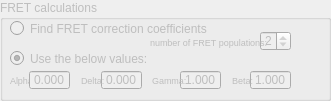
   <widget class="QGroupBox" name="FRET">
    <property name="enabled">
     <bool>false</bool>
    </property>
    <property name="geometry">
     <rect>
      <x>510</x>
      <y>114</y>
      <width>331</width>
      <height>101</height>
     </rect>
    </property>
    <property name="title">
     <string>FRET calculations</string>
    </property>
    <widget class="QRadioButton" name="FRETFindCoefs">
     <property name="geometry">
      <rect>
       <x>10</x>
       <y>20</y>
       <width>251</width>
       <height>17</height>
      </rect>
     </property>
     <property name="text">
      <string>Find FRET correction coefficients</string>
     </property>
    </widget>
    <widget class="QRadioButton" name="FRETManuallCoefs">
     <property name="enabled">
      <bool>false</bool>
     </property>
     <property name="geometry">
      <rect>
       <x>10</x>
       <y>50</y>
       <width>171</width>
       <height>17</height>
      </rect>
     </property>
     <property name="acceptDrops">
      <bool>false</bool>
     </property>
     <property name="text">
      <string>Use the below values:</string>
     </property>
     <property name="checked">
      <bool>true</bool>
     </property>
    </widget>
    <widget class="QLabel" name="FRETCoefs">
     <property name="geometry">
      <rect>
       <x>10</x>
       <y>72</y>
       <width>31</width>
       <height>16</height>
      </rect>
     </property>
     <property name="font">
      <font>
       <pointsize>7</pointsize>
      </font>
     </property>
     <property name="text">
      <string>Alpha:</string>
     </property>
    </widget>
    <widget class="QDoubleSpinBox" name="FRETAlpha">
     <property name="geometry">
      <rect>
       <x>29</x>
       <y>70</y>
       <width>41</width>
       <height>20</height>
      </rect>
     </property>
     <property name="buttonSymbols">
      <enum>QAbstractSpinBox::NoButtons</enum>
     </property>
     <property name="decimals">
      <number>3</number>
     </property>
     <property name="minimum">
      <double>-9.000000000000000</double>
     </property>
     <property name="maximum">
      <double>9.000000000000000</double>
     </property>
     <property name="singleStep">
      <double>0.001000000000000</double>
     </property>
     <property name="value">
      <double>0.000000000000000</double>
     </property>
    </widget>
    <widget class="QDoubleSpinBox" name="FRETDelta">
     <property name="geometry">
      <rect>
       <x>101</x>
       <y>70</y>
       <width>41</width>
       <height>20</height>
      </rect>
     </property>
     <property name="buttonSymbols">
      <enum>QAbstractSpinBox::NoButtons</enum>
     </property>
     <property name="decimals">
      <number>3</number>
     </property>
     <property name="minimum">
      <double>-9.000000000000000</double>
     </property>
     <property name="maximum">
      <double>9.000000000000000</double>
     </property>
     <property name="singleStep">
      <double>0.001000000000000</double>
     </property>
     <property name="value">
      <double>0.000000000000000</double>
     </property>
    </widget>
    <widget class="QDoubleSpinBox" name="FRETGamma">
     <property name="geometry">
      <rect>
       <x>180</x>
       <y>70</y>
       <width>41</width>
       <height>20</height>
      </rect>
     </property>
     <property name="buttonSymbols">
      <enum>QAbstractSpinBox::NoButtons</enum>
     </property>
     <property name="decimals">
      <number>3</number>
     </property>
     <property name="minimum">
      <double>-9.000000000000000</double>
     </property>
     <property name="maximum">
      <double>9.000000000000000</double>
     </property>
     <property name="singleStep">
      <double>0.001000000000000</double>
     </property>
     <property name="value">
      <double>1.000000000000000</double>
     </property>
    </widget>
    <widget class="QDoubleSpinBox" name="FRETBeta">
     <property name="geometry">
      <rect>
       <x>250</x>
       <y>70</y>
       <width>41</width>
       <height>20</height>
      </rect>
     </property>
     <property name="buttonSymbols">
      <enum>QAbstractSpinBox::NoButtons</enum>
     </property>
     <property name="decimals">
      <number>3</number>
     </property>
     <property name="minimum">
      <double>-9.000000000000000</double>
     </property>
     <property name="maximum">
      <double>9.000000000000000</double>
     </property>
     <property name="singleStep">
      <double>0.001000000000000</double>
     </property>
     <property name="value">
      <double>1.000000000000000</double>
     </property>
    </widget>
    <widget class="QSpinBox" name="nFRETValue">
     <property name="geometry">
      <rect>
       <x>260</x>
       <y>31</y>
       <width>31</width>
       <height>20</height>
      </rect>
     </property>
     <property name="minimum">
      <number>1</number>
     </property>
     <property name="maximum">
      <number>9</number>
     </property>
     <property name="value">
      <number>2</number>
     </property>
    </widget>
    <widget class="QLabel" name="nFRET">
     <property name="geometry">
      <rect>
       <x>150</x>
       <y>34</y>
       <width>131</width>
       <height>16</height>
      </rect>
     </property>
     <property name="font">
      <font>
       <pointsize>7</pointsize>
      </font>
     </property>
     <property name="text">
      <string>number of FRET populations:</string>
     </property>
    </widget>
    <widget class="QLabel" name="FRETCoefsb">
     <property name="geometry">
      <rect>
       <x>81</x>
       <y>72</y>
       <width>31</width>
       <height>16</height>
      </rect>
     </property>
     <property name="font">
      <font>
       <pointsize>7</pointsize>
      </font>
     </property>
     <property name="text">
      <string>Delta:</string>
     </property>
    </widget>
    <widget class="QLabel" name="FRETCoefsc">
     <property name="geometry">
      <rect>
       <x>152</x>
       <y>72</y>
       <width>41</width>
       <height>16</height>
      </rect>
     </property>
     <property name="font">
      <font>
       <pointsize>7</pointsize>
      </font>
     </property>
     <property name="text">
      <string>Gamma:</string>
     </property>
    </widget>
    <widget class="QLabel" name="FRETCoefsd">
     <property name="geometry">
      <rect>
       <x>232</x>
       <y>72</y>
       <width>31</width>
       <height>16</height>
      </rect>
     </property>
     <property name="font">
      <font>
       <pointsize>7</pointsize>
      </font>
     </property>
     <property name="text">
      <string>Beta:</string>
     </property>
    </widget>
    <zorder>FRETCoefs</zorder>
    <zorder>FRETFindCoefs</zorder>
    <zorder>FRETManuallCoefs</zorder>
    <zorder>FRETAlpha</zorder>
    <zorder>FRETDelta</zorder>
    <zorder>FRETGamma</zorder>
    <zorder>FRETBeta</zorder>
    <zorder>nFRETValue</zorder>
    <zorder>nFRET</zorder>
    <zorder>FRETCoefsb</zorder>
    <zorder>FRETCoefsc</zorder>
    <zorder>FRETCoefsd</zorder>
   </widget>
